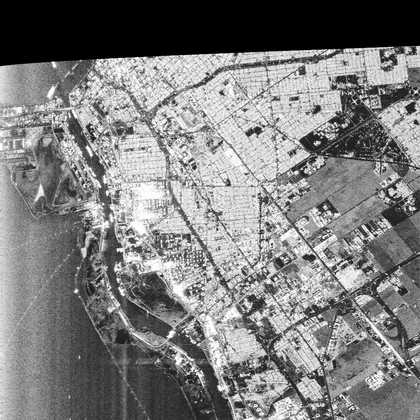
%> input picture data/patches0002.bmp, 420 x 420 px, shrunk from 1024 x 1024 before the run
$ octave SIFT_vlfeat.m   (GNU Octave 9; MATLAB toolbox functions it lacks are replaced by stand-ins)
%> lines starting %> are read from the running program, lines starting %| are printed output that depends on the picture
### gray2r.m
function RBG=gray2r(image)

[m n]=size(image);
rgb=zeros(m,n,3);
rgb(:,:,1)=image;
rgb(:,:,2)=rgb(:,:,1);
rgb(:,:,3)=rgb(:,:,1);
image=rgb/255;
RBG=image;

### SIFT_vlfeat.m
%% preconduct
clear all
close all
clc

PWF=imread('./data/patches0002.bmp');
%> PWF is the input picture: size 420x420 uint8; min 0, max 255, mean 125.4
VV=imread('./data/294_797_712.bmp');
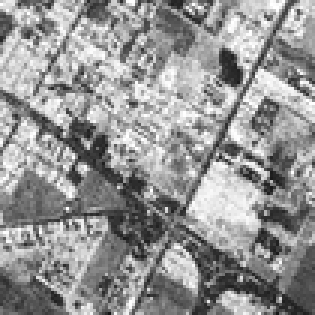
%> input picture data/294_797_712.bmp, 105 x 105 px, shrunk from 256 x 256 before the run (shown 3 times larger)
%> VV is the input picture: size 105x105 uint8; min 22, max 255, mean 148

rPWF=gray2r(PWF);
%> in gray2r, `rgb(:,:,1)=image;`:
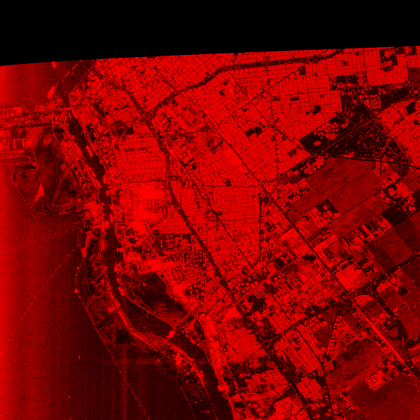
%> rgb: size 420x420x3 double; mean R, G, B 125.4, 0, 0
%> in gray2r, `rgb(:,:,2)=rgb(:,:,1);`:
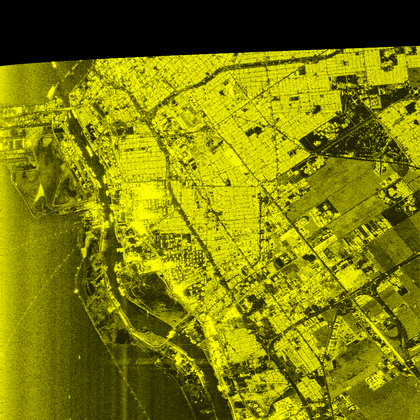
%> rgb: size 420x420x3 double; mean R, G, B 125.4, 125.4, 0
rVV = gray2r(VV);
%> in gray2r (call 2), `rgb(:,:,1)=image;`:
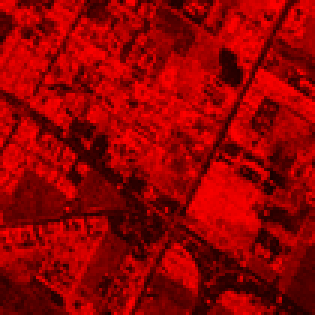
%> rgb: size 105x105x3 double (shown 3 times larger); mean R, G, B 148, 0, 0
%> in gray2r (call 2), `rgb(:,:,2)=rgb(:,:,1);`:
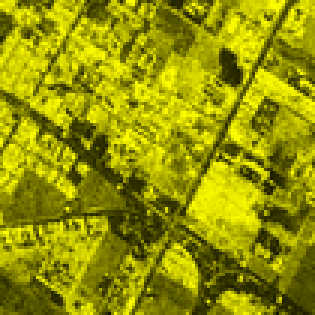
%> rgb: size 105x105x3 double (shown 3 times larger); mean R, G, B 148, 148, 0

%> (the run ends here)
